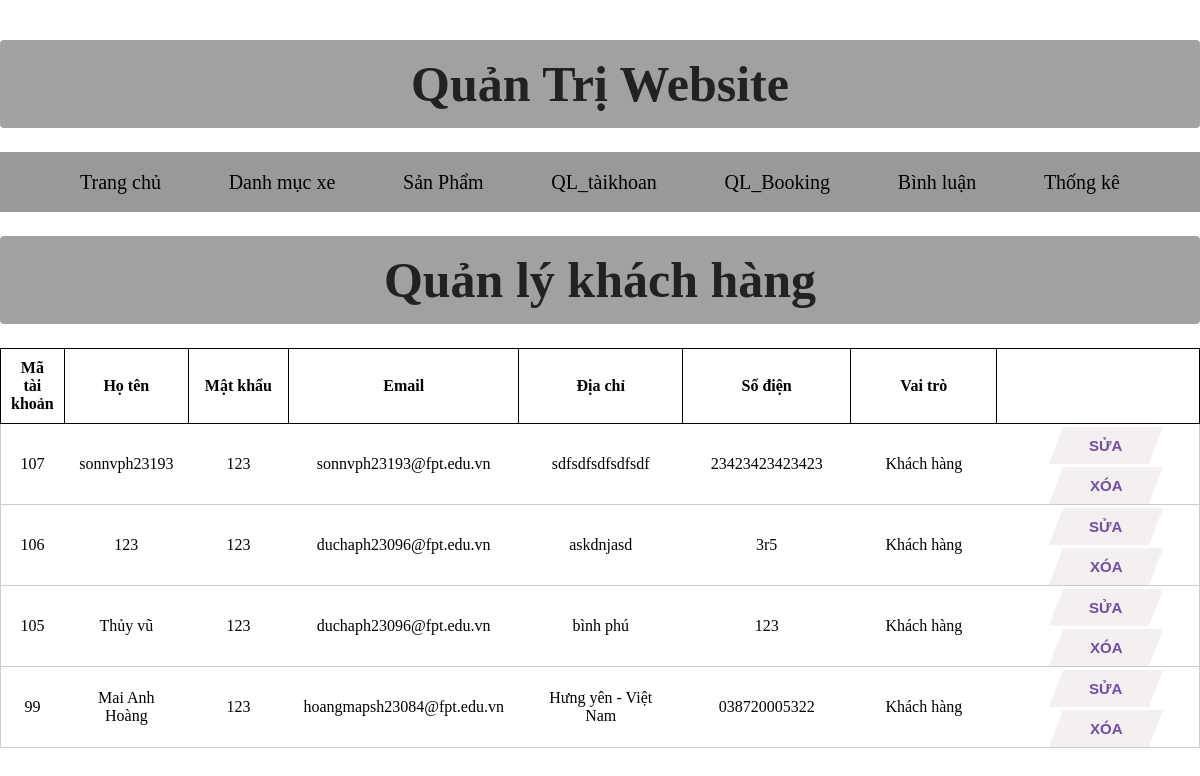
The page /admin/index.php?act=taikhoan on the database as committed earlier.
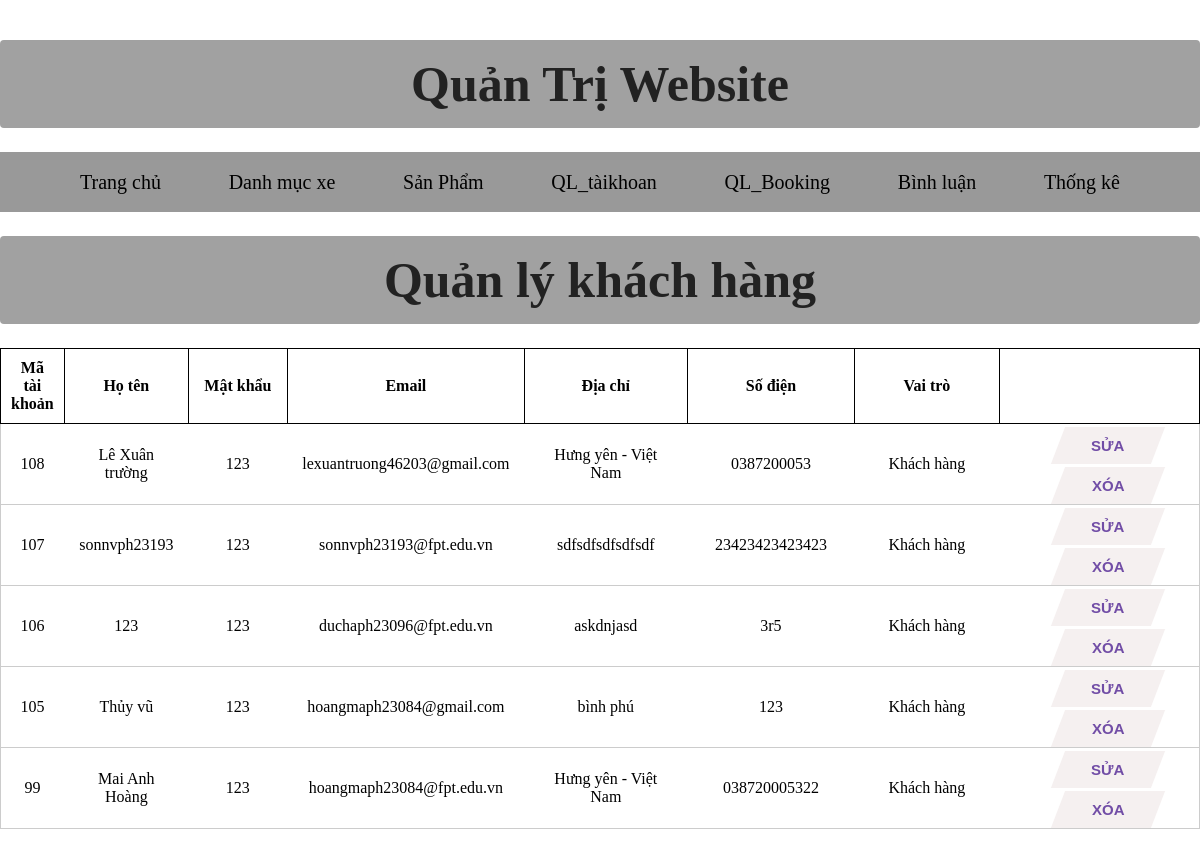
The same page on the database as committed later.
### tables this page shows
CREATE TABLE `taikhoan` (
  `id_user` int(10) NOT NULL,
  `user` varchar(50) NOT NULL,
  `pass` varchar(50) NOT NULL,
  `address` varchar(255) DEFAULT NULL,
  `tel` varchar(20) DEFAULT NULL,
  `role` varchar(255) NOT NULL DEFAULT 'Khách hàng',
  `email` varchar(255) NOT NULL,
  `img` varchar(255) NOT NULL,
  `sodem` tinyint(11) NOT NULL DEFAULT 1
);

### modal/pdo.php (called while the page is built, shortened)
<?php
function pdo_get_connection(){
    $dburl = "mysql:host=localhost;dbname=duan1;charset=utf8";
    $username = 'root';
    $password = '';
    $conn = new PDO($dburl, $username, $password);
    $conn->setAttribute(PDO::ATTR_ERRMODE, PDO::ERRMODE_EXCEPTION);
    return $conn;
}
function pdo_query($sql){
    $sql_args = array_slice(func_get_args(), 1);
    try{
        $conn = pdo_get_connection();
        $stmt = $conn->prepare($sql);
        $stmt->execute($sql_args);
        $rows = $stmt->fetchAll();
        return $rows;
    }
    catch(PDOException $e){
        throw $e;
    }
    finally{
        unset($conn);
    }
}

### modal/taikhoan.php (called while the page is built, shortened)
<?php
function loadall_taikhoan(){
    $sql="select * from taikhoan order by id_user desc";
            $listtaikhoan=pdo_query($sql);
            return $listtaikhoan;
}

### admin/taikhoan/list.php (the view, shortened to what this page needs)
<h1>Quản lý khách hàng  </h1>
              <table>
                  <tr >
                      <th>Mã tài khoản</th>
                      <th>Họ tên</th>
                      <th>Mật khẩu</th>
                      <th>Email</th>
                      <th>Địa chỉ</th>
                      <th>Số điện</th>
                      <th>Vai trò</th>
                      <th></th>
                  </tr>
                  <?php
                   foreach ($listtaikhoan as $taikhoan){
                      extract($taikhoan);
                      $suatk="index.php?act=suatk&id=".$id_user;
                      $xoatk="index.php?act=xoatk&id=".$id_user;
                      echo '<tr class="mr">
                      <td class="pd">'.$id_user.'</td>
                      <td class="pd">'.$user.'</td>
                      <td class="pd">'.$pass.'</td>
                      <td class="pd">'.$email.'</td>
                      <td class="pd">'.$address.'</td>
                      <td class="pd">'.$tel.'</td>
                      <td class="pd">'.$role.'</td>
                      <td><button>
                      <span><a href="' . $suatk . '; ?>">Sửa</a></span>
                  </button>
                  <button>
                      <span><a href="' . $xoatk . '; ?>">Xóa</a></span>
                  </button>
                      </td>
                  </tr>
                      ';
                   }
                  ?>
              </table>

Rows that differ between the two databases and show on the page:
added taikhoan: id_user "108", user "Lê Xuân trường", pass "123", email "lexuantruong46203@gmail.com", address "Hưng yên - Việt Nam", tel "0387200053", role "Khách hàng"
changed taikhoan "Thủy vũ": email "duchaph23096@fpt.edu.vn" → "hoangmaph23084@gmail.com"
changed taikhoan "Mai Anh Hoàng": email "hoangmapsh23084@fpt.edu.vn" → "hoangmaph23084@fpt.edu.vn"
